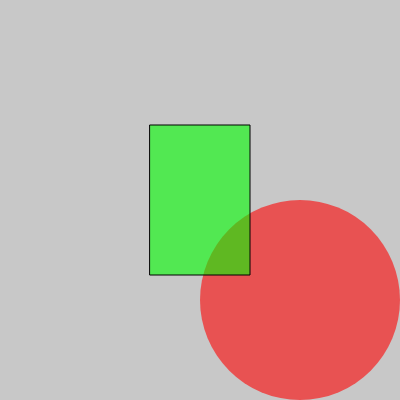
Frame 1 (no input)
Frame 60 (no input): identical to frame 1, image omitted
Frame 120 (the mouse pressed at the canvas centre since frame 60): identical to frame 1, image omitted

The p5.js sketch that drew this single still picture (run headless with seeded random() and noise() and a simulated clock; from frame 60 on, the mouse is pressed at the canvas centre):

// p5.js sketch
// ── sketch.js
function setup() {
  createCanvas(400, 400);
  console.log("something");
}

function draw() {
  background(200);
  noStroke();
  fill(255, 0, 0, 150);
  ellipseMode(CORNERS);
  ellipse(width / 2, height/2, 400, 400);

  rectMode(CENTER);
  stroke(0);
  fill(0, 255, 0, 150);
  rect(width/2, height/2, 100, 150);
}
